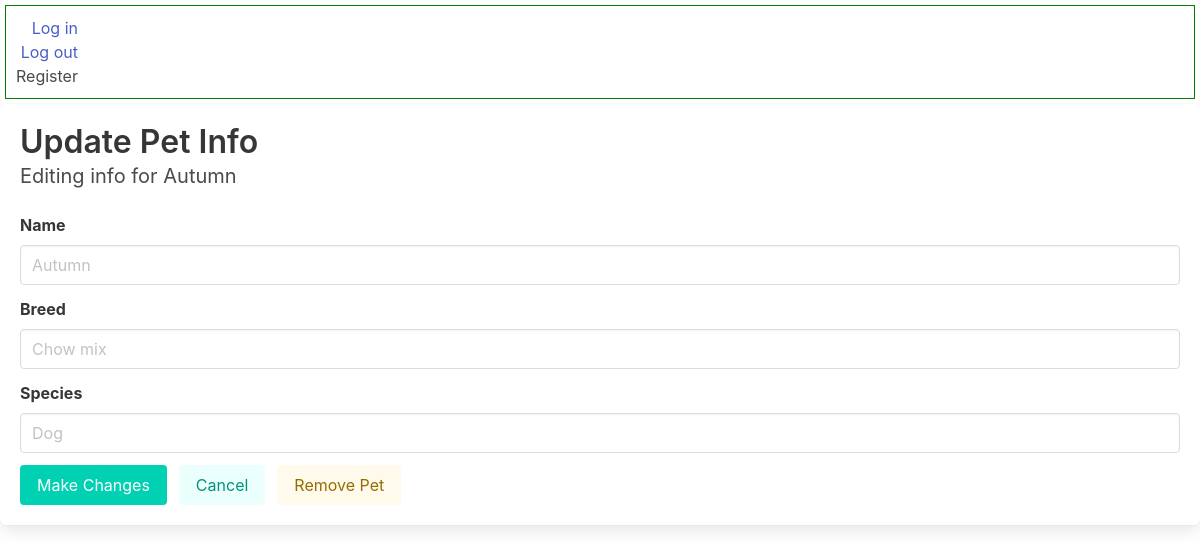
/dogtracks/update-pet/2, run on the app's committed database.
### dogtracks/models.py (models this page shows, shortened)
class Animal(models.Model):
	owner = models.ForeignKey(User, related_name='animals', on_delete=models.SET_NULL, null=True)
	name = models.CharField(max_length=25, null=False, blank=False, verbose_name="Pet name")
	photo = models.FileField(upload_to='media/', null=True, blank=True)
	breed = models.CharField(max_length=25, blank=True)
	species = models.CharField(max_length=25, blank=True)
	birthday = models.DateField(auto_now=False, auto_now_add=False, null=True)

### dogtracks/views.py (the view)
# urls.py: path('update-pet/<int:id>', views.update_pet, name="update_pet"),
def update_pet(request, id):
	pet = Animal.objects.get(id=id)
	context = {"pet": pet}
	return render(request, "dogtracks/update.html", context)

### dogtracks/templates/dogtracks/update.html
{% extends 'dogtracks/template.html' %}
{% load static %}
{% block content %}
<div class="box">
	<h1 class="title">Update Pet Info</h1>
	<h2 class="subtitle">Editing info for {{ pet.name }}</h2>
	<div class="field">
		<label class="label">Name</label>
		<div class="control">
			<input class="input" type="text" placeholder="{{ pet.name }}">
		</div>
	</div>
	<div class="field">
		<label class="label">Breed</label>
		<div class="control">
			<input class="input" type="text" placeholder="{{ pet.breed }}">
		</div>
	</div>
	<div class="field">
		<label class="label">Species</label>
		<div class="control">
			<input class="input" type="text" placeholder="{{ pet.species }}">
		</div>
	</div>
	<div class="field is-grouped">
		<div class="control" id="btn-save">
			<button class="button is-primary" type="submit">
			Make Changes
			</button>
		</div>
		<div class="control">
			<button id="btn-cancel" class="button is-primary is-light">
			Cancel
			</button>
		</div>
		<div class="control" >
			<a class="button is-warning is-light is-link" href="/dogtracks/remove-pet/{{ pet.id }}">
			Remove Pet
			</a>
		</div>
	</div>
</div>
{% endblock %}

### data on the page
Animal: name "Autumn", breed "Chow mix", species "Dog"
